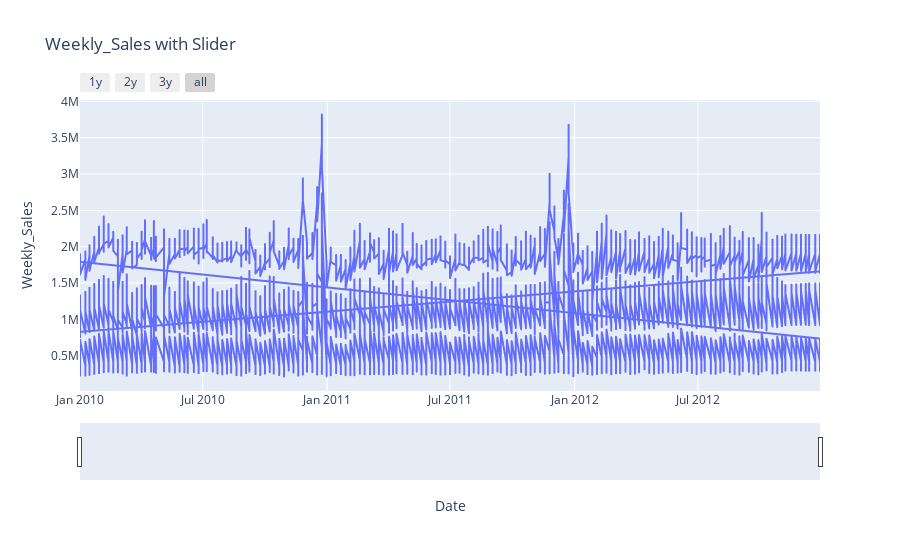

Notebook cell for this chart:
### Code cell
fig = px.line(df, x="Date", y="Weekly_Sales", title="Weekly_Sales with Slider")

fig.update_xaxes(
    rangeslider_visible=True,
    rangeselector=dict(
        buttons=list([
            dict(count=1, label="1y", step="year", stepmode="backward"),
            dict(count=2, label="2y", step="year", stepmode="backward"),
            dict(count=3, label="3y", step="year", stepmode="backward"),
            dict(step="all")
        ])
    )
)
fig.show()

### Figure 1 — Plotly figure (JSON) as saved in the notebook; plotly's stock layout.template omitted (floating-point values rounded to 4 significant figures; data arrays with more than 128 entries replaced by an {"elided": "..."} marker saying what was removed)
{"data": [{"hovertemplate": "Date=%{x}<br>Weekly_Sales=%{y}<extra></extra>", "legendgroup": "", "line": {"color": "#636efa", "dash": "solid"}, "marker": {"symbol": "circle"}, "mode": "lines", "name": "", "showlegend": false, "type": "scattergl", "x": {"elided": "6594 str values"}, "xaxis": "x", "y": {"elided": "6594 int values"}, "yaxis": "y"}], "layout": {"legend": {"tracegroupgap": 0}, "title": {"text": "Weekly_Sales with Slider"}, "xaxis": {"anchor": "y", "domain": [0, 1], "rangeselector": {"buttons": [{"count": 1, "label": "1y", "step": "year", "stepmode": "backward"}, {"count": 2, "label": "2y", "step": "year", "stepmode": "backward"}, {"count": 3, "label": "3y", "step": "year", "stepmode": "backward"}, {"step": "all"}]}, "rangeslider": {"visible": true}, "title": {"text": "Date"}}, "yaxis": {"anchor": "x", "domain": [0, 1], "title": {"text": "Weekly_Sales"}}}}
